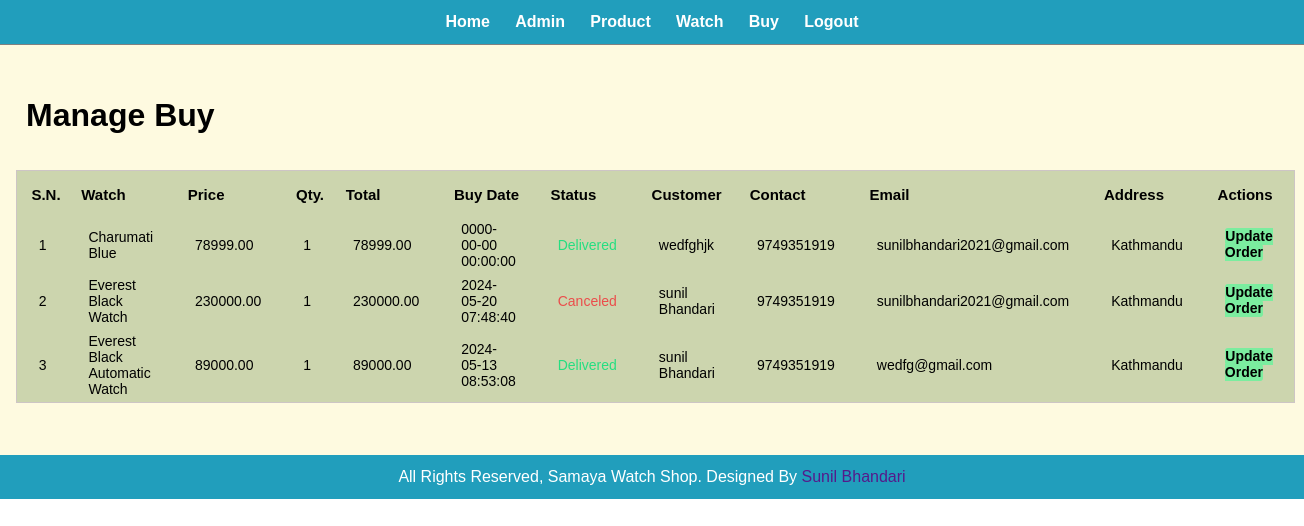
/admin/manage-buy.php (signed in), run on the app's committed database.
### tables this page shows
CREATE TABLE `tbl_buy` (
  `id` int(10) UNSIGNED NOT NULL,
  `watch` varchar(255) NOT NULL,
  `price` decimal(10,2) NOT NULL,
  `qty` int(11) NOT NULL,
  `total` decimal(10,2) NOT NULL,
  `order_date` datetime NOT NULL,
  `status` varchar(255) NOT NULL,
  `customer_name` varchar(255) NOT NULL,
  `customer_contact` varchar(255) NOT NULL,
  `customer_email` varchar(255) NOT NULL,
  `customer_address` varchar(255) NOT NULL,
  `customer_id` int(11) UNSIGNED NOT NULL,
  `product_id` int(10) UNSIGNED NOT NULL
);

### admin/manage-buy.php (the view, shortened to what this page needs)
<?php include('partials/menu.php') ?>
<div class="main-content">
    <div class="wrapper">
        <h1>Manage Buy</h1>
        <br>
        <br>
        <table class="tbl-full">
            <tr>
                <th>S.N.</th>
                <th>Watch</th>
                <th>Price</th>
                <th>Qty.</th>
                <th>Total</th>
                <th>Buy Date</th>
                <th>Status</th>
                <th>Customer</th>
                <th> Contact</th>
                <th>Email</th>
                <th>Address</th>
                <th>Actions</th>
            </tr>
            <?php
            $sql = "SELECT * FROM tbl_buy ORDER BY id DESC";
            $res = mysqli_query($con, $sql);
            $count = mysqli_num_rows($res);
            $sn = 1;
            if ($count > 0) {
                while ($row = mysqli_fetch_assoc($res)) {
                    $id = $row['id'];
                    $watch = $row['watch'];
                    $price = $row['price'];
                    $qty = $row['qty'];
                    $total = $row['total'];
                    $order_date = $row['order_date'];
                    $status = $row['status'];
                    $customer_name = $row['customer_name'];
                    $customer_contact = $row['customer_contact'];
                    $customer_email = $row['customer_email'];
                    $customer_address = $row['customer_address'];
            ?>
                    <tr class="font-size">
                        <td><?php echo $sn++; ?></td>
                        <td><?php echo $watch; ?></td>
                        <td><?php echo $price; ?></td>
                        <td><?php echo $qty; ?></td>
                        <td><?php echo $total; ?></td>
                        <td><?php echo $order_date; ?></td>
                        <td>
                            <?php
                            if ($status == 'Ordered') {
                                echo "<label style='color:#f7b731;'>$status</label>";
                            } else if ($status == 'On Delivery') {
                                echo "<label style='color:#f9ca24;'>$status</label>";
                            } else if ($status == 'Delivered') {
                                echo "<label style='color:#26de81;'>$status</label>";
                            } else if ($status == 'Canceled') {
                                echo "<label style='color:#eb4d4b;'>$status</label>";
                            }
                            ?>
                        </td>
                        <td><?php echo $customer_name; ?></td>
                        <td><?php echo $customer_contact; ?></td>
                        <td><?php echo $customer_email; ?></td>
                        <td><?php echo $customer_address; ?></td>
                        <td>
                            <a class="btn-secondary" href="<?php echo SITEURL; ?>admin/update-order.php?id=<?php echo $id; ?>"> Update Order</a>
                        </td>
                    </tr>
            <?php
                }
            } else {
                echo "<tr><td colspan='12' class='error'>Orders Not available </td></tr>";
            }
            ?>
        </table>
    </div>
</div>
<?php include('partials/footer.php') ?>

### css/admin.css (style rules this page uses)
* { padding: 0; margin: 0; font-family: Arial, Helvetica, sans-serif; list-style: none; text-decoration: none; }
.wrapper { padding: 1%; width: 80%; margin: 0 auto; }
.wrapper h1 { margin-left: -10%; }
.main-content { background-color: #fefae0; padding: 3% 0; }
.tbl-full { margin-left: -11%; width: 100%; border: 1px solid rgb(205, 197, 197); background-color: #ccd5ae; }
.tbl-full tr th { padding: 1%; text-align: left; font-size: 15px; }
.tbl-full tr td { padding:3px 20px; text-align: left; font-size: 14px; height: 30px; }
.btn-secondary { background-color: rgb(123, 237, 159); padding: 1%; color: black; font-weight: bold; border-radius: 3px; }

### data on the page
tbl_buy: watch "Charumati Blue", price "78999.00", qty "1", total "78999.00", order_date "0000-00-00 00:00:00", status "Delivered", customer_name "wedfghjk", customer_contact "9749351919", customer_email "sunilbhandari2021@gmail.com", customer_address "Kathmandu"
tbl_buy: watch "Everest Black Watch", price "230000.00", qty "1", total "230000.00", order_date "2024-05-20 07:48:40", status "Canceled", customer_name "sunil Bhandari", customer_contact "9749351919", customer_email "sunilbhandari2021@gmail.com", customer_address "Kathmandu"
tbl_buy: watch "Everest Black Automatic Watch", price "89000.00", qty "1", total "89000.00", order_date "2024-05-13 08:53:08", status "Delivered", customer_name "sunil Bhandari", customer_contact "9749351919", customer_email "wedfg@gmail.com", customer_address "Kathmandu"
